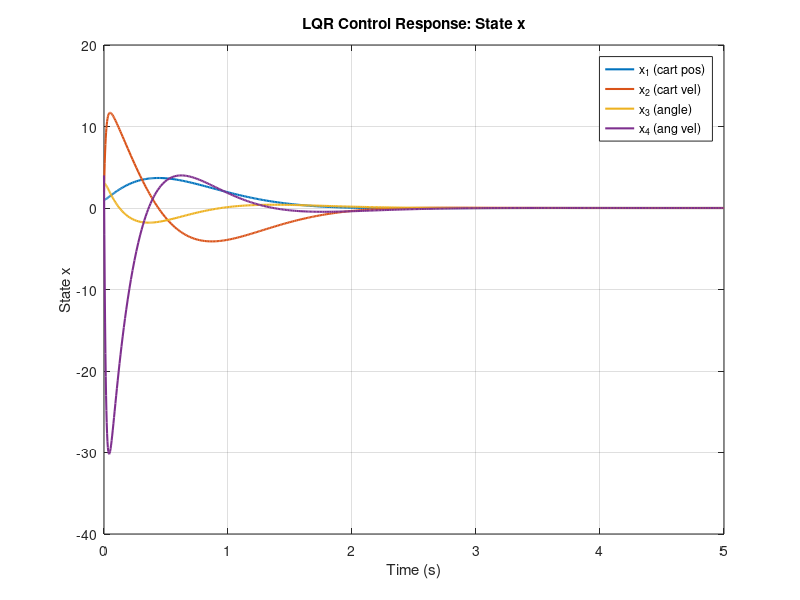

MATLAB code to generate this figure:
function main_lqr_control()
m = 0.009;   % 9g in kg
M = 0.020;   % 20g in kg
g = 9.81;
l = 0.25;
    % 1. System Definition: dx/dt = [0 1 0 0; 0 0 -(m.*g)/M 0; 0 0 0 1;0 0 ((M+m).*g)/(l.*M) 0]x + [0; 1/M;0; -1/(l.*M)]u
    A = [0 1 0 0; 
         0 0 -(m.*g)/M 0; 
         0 0 0 1;
         0 0 ((M+m).*g)/(l.*M) 0];
    B = [0; 1/M;0; -1/(l.*M)];

    % 2. Weighting Matrices (Cost Function)
    % min integral(x'Wx + u'Uu)
    W = diag([10, 1, 10, 1]);  % Penalize position & angle more    
    U = 10;         % Weight on control effort

    % 3. Calculate LQR Gain
    % K is the optimal gain matrix such that u = -Kx
    [K, ~, ~] = lqr(A, B, W, U)

    % 4. Simulation Settings
    xinit = [1; 2; 3;4];           % Initial conditions
    tspan = [0 5];              % Time range [start end]
    
    % 5. Solve the Closed-Loop System: dx/dt = A*x + B*(-K*x)
    % Using an anonymous function @(t,x) instead of 'global'
    [t, X] = ode45(@(t, x) (A - B*K)*x, tspan, xinit);

    % 6. Plotting Results
    figure;
    plot(t, X(:,1), 'LineWidth',1.5)
    hold on
    plot(t, X(:,2), 'LineWidth',1.5)
    hold on 
    plot(t, X(:,3), 'LineWidth',1.5)
    hold on 
    plot(t, X(:,4), 'LineWidth',1.5)
    grid on;
    legend('x_1 (cart pos)', 'x_2 (cart vel)', 'x_3 (angle)', 'x_4 (ang vel)');
    xlabel('Time (s)');
    ylabel('State x');
    title('LQR Control Response: State x');
end
